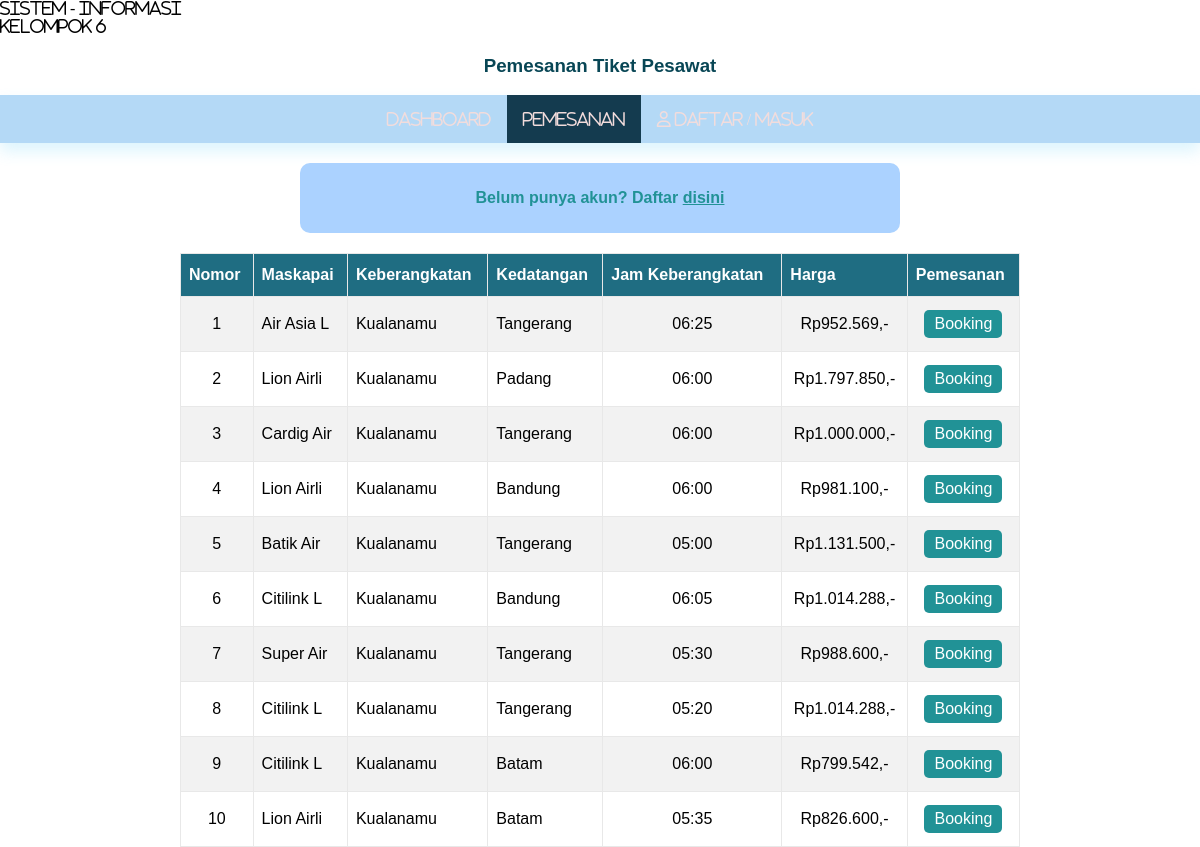
The page /pemesanan/index.php on the database its author committed.
### tables this page shows
CREATE TABLE `rute` (
  `id_rute` varchar(5) NOT NULL,
  `jam_berangkat` varchar(5) NOT NULL,
  `asal_rute` text NOT NULL,
  `tujuan_rute` text NOT NULL,
  `maskapai` varchar(10) NOT NULL,
  `harga` int(9) NOT NULL
);

### pemesanan/config/function.php (called while the page is built, shortened)
<?php
function rupiah($x){
    $rupiah = "Rp".number_format($x,0,",",".").",-";
    return $rupiah;
}
?>

### pemesanan/index.php (the view, shortened to what this page needs)
<?php
if (!isset($_SESSION['id'])) {
?>
<!DOCTYPE html>
<html lang="en" dir="ltr">
    <head>
        <link rel="stylesheet" href="../gaya.css">
    </head>
    <body>
        <?php
            include '../config/header.php';
        ?>
        <div class="notif">
            <p>Belum punya akun? Daftar <a href="../daftar/index.php" class="a-hrep">disini</a></p>
        </div>
        <table border="1" class="senter" style="margin-top: 20px">
            <tr>
                <th>Nomor</th>
                <th>Maskapai</th>
                <th>Keberangkatan</th>
                <th>Kedatangan</th>
                <th>Jam Keberangkatan</th>
                <th>Harga</th>
                <th>Pemesanan</th>
            </tr>
            <?php
                include '../config/koneksi.php';
                $nomor = 1;
                $querry = "SELECT * FROM rute";
                $results = mysqli_query($koneksi, $querry);
                include 'config/function.php';
                if (mysqli_num_rows($results)>0) {
                    while ($row = mysqli_fetch_assoc($results)) {
                        echo "
                            <tr>
                                <td style='text-align: center;'>".$nomor++."</td>
                                <td>".ucwords($row['maskapai'])."</td>
                                <td>".ucwords($row['asal_rute'])."</td>
                                <td>".ucwords($row['tujuan_rute'])."</td>
                                <td style='text-align: center;'>".$row['jam_berangkat']."</td>
                                <td style='text-align: center;'>".rupiah($row['harga'])."</td>
                                <td style='text-align: center;'><a href='tiket.php?rute=".$row['id_rute']."' class='btn-book'>Booking</a></td>
                            </tr>
                        ";
                    }
                }
            ?>
        </table>
    </body>
</html>
<?php
}
?>

### gaya.css (style rules this page uses)
* { box-sizing: border-box; }
body { font-family: sans-serif; margin: 0; padding: 0; }
.senter { margin-left: auto; margin-right: auto; margin-top: 20px; }
table { border-collapse: collapse; width: 70%; }
table td, table th { border: 1px solid #e8e8e8; padding: 8px; }
table tr:nth-child(even) { background-color: #f2f2f2; }
table th { padding-top: 12px; padding-bottom: 12px; text-align: left; background-color: #1f6d82; color: white; }
.notif { background-color: #abd2ff; color: #219296; text-align: center; padding: 10px; border-radius: 10px; font-weight: bold; width: 50%; margin: 20px auto; }
.a-hrep { color: #219296; }
.btn-book { color: #fff; background-color: #219296; padding: 5px 10px; text-align: center; text-decoration: none; display: inline-block; border-radius: 5px; margin: 5px; }

### rows shown on the page
rute: maskapai "Air Asia L", asal_rute "Kualanamu", tujuan_rute "Tangerang", jam_berangkat "06:25", harga "Rp952.569,-"
rute: maskapai "Lion Airli", asal_rute "Kualanamu", tujuan_rute "Padang", jam_berangkat "06:00", harga "Rp1.797.850,-"
rute: maskapai "Cardig Air", asal_rute "Kualanamu", tujuan_rute "Tangerang", jam_berangkat "06:00", harga "Rp1.000.000,-"
rute: maskapai "Lion Airli", asal_rute "Kualanamu", tujuan_rute "Bandung", jam_berangkat "06:00", harga "Rp981.100,-"
rute: maskapai "Batik Air", asal_rute "Kualanamu", tujuan_rute "Tangerang", jam_berangkat "05:00", harga "Rp1.131.500,-"
rute: maskapai "Citilink L", asal_rute "Kualanamu", tujuan_rute "Bandung", jam_berangkat "06:05", harga "Rp1.014.288,-"
rute: maskapai "Super Air", asal_rute "Kualanamu", tujuan_rute "Tangerang", jam_berangkat "05:30", harga "Rp988.600,-"
rute: maskapai "Citilink L", asal_rute "Kualanamu", tujuan_rute "Tangerang", jam_berangkat "05:20", harga "Rp1.014.288,-"
rute: maskapai "Citilink L", asal_rute "Kualanamu", tujuan_rute "Batam", jam_berangkat "06:00", harga "Rp799.542,-"
rute: maskapai "Lion Airli", asal_rute "Kualanamu", tujuan_rute "Batam", jam_berangkat "05:35", harga "Rp826.600,-"
